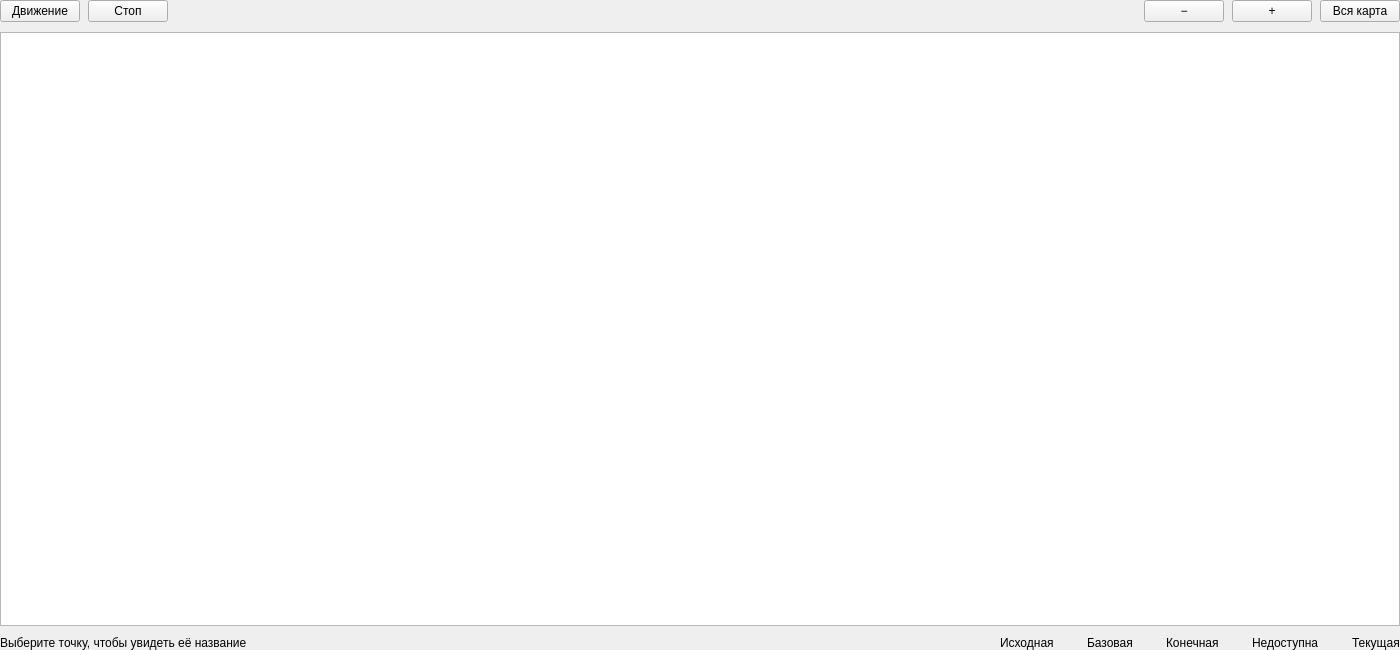
<?xml version="1.0" encoding="UTF-8"?>
<ui version="4.0">
 <class>TrajectoryMap</class>
 <widget class="QWidget" name="trajectoryMap">
  <property name="geometry">
   <rect>
    <x>0</x>
    <y>0</y>
    <width>1400</width>
    <height>650</height>
   </rect>
  </property>
  <layout class="QVBoxLayout" name="mapLayout" stretch="0,1,0">
   <property name="spacing"><number>10</number></property>
   <property name="leftMargin"><number>0</number></property>
   <property name="topMargin"><number>0</number></property>
   <property name="rightMargin"><number>0</number></property>
   <property name="bottomMargin"><number>0</number></property>
   <item>
    <layout class="QHBoxLayout" name="toolbarLayout">
     <property name="spacing"><number>8</number></property>
     <item>
      <widget class="QPushButton" name="trajectoryMoveButton">
       <property name="text"><string>Движение</string></property>
      </widget>
     </item>
     <item>
      <widget class="QPushButton" name="trajectoryStopButton">
       <property name="text"><string>Стоп</string></property>
      </widget>
     </item>
     <item>
      <spacer name="toolbarSpacer">
       <property name="orientation"><enum>Qt::Horizontal</enum></property>
       <property name="sizeHint" stdset="0">
        <size>
         <width>0</width>
         <height>0</height>
        </size>
       </property>
      </spacer>
     </item>
     <item>
      <widget class="QPushButton" name="trajectoryZoomOutButton">
       <property name="text"><string>−</string></property>
       <property name="toolTip"><string>Уменьшить масштаб</string></property>
       <property name="accessibleName"><string>Уменьшить масштаб</string></property>
      </widget>
     </item>
     <item>
      <widget class="QPushButton" name="trajectoryZoomInButton">
       <property name="text"><string>+</string></property>
       <property name="toolTip"><string>Увеличить масштаб</string></property>
       <property name="accessibleName"><string>Увеличить масштаб</string></property>
      </widget>
     </item>
     <item>
      <widget class="QPushButton" name="trajectoryFitButton">
       <property name="text"><string>Вся карта</string></property>
       <property name="toolTip"><string>Показать все точки</string></property>
       <property name="accessibleName"><string>Показать все точки</string></property>
      </widget>
     </item>
    </layout>
   </item>
   <item>
    <widget class="TrajectoryView" name="trajectoryView">
     <property name="verticalScrollBarPolicy"><enum>Qt::ScrollBarAlwaysOff</enum></property>
     <property name="horizontalScrollBarPolicy"><enum>Qt::ScrollBarAlwaysOff</enum></property>
     <property name="renderHints"><set>QPainter::Antialiasing|QPainter::TextAntialiasing</set></property>
     <property name="dragMode"><enum>QGraphicsView::ScrollHandDrag</enum></property>
     <property name="transformationAnchor"><enum>QGraphicsView::AnchorUnderMouse</enum></property>
     <property name="resizeAnchor"><enum>QGraphicsView::AnchorViewCenter</enum></property>
    </widget>
   </item>
   <item>
    <layout class="QHBoxLayout" name="footerLayout">
     <item>
      <widget class="QLabel" name="trajectoryMapStatus">
       <property name="text"><string>Выберите точку, чтобы увидеть её название</string></property>
      </widget>
     </item>
     <item>
      <spacer name="footerSpacer">
       <property name="orientation"><enum>Qt::Horizontal</enum></property>
       <property name="sizeHint" stdset="0">
        <size>
         <width>0</width>
         <height>0</height>
        </size>
       </property>
      </spacer>
     </item>
     <item>
      <layout class="QHBoxLayout" name="legendLayout">
       <property name="spacing"><number>18</number></property>
       <item>
        <layout class="QHBoxLayout" name="homeLegendLayout">
         <property name="spacing"><number>8</number></property>
         <item alignment="Qt::AlignVCenter">
          <widget class="QLabel" name="homeLegendMarker">
           <property name="legendKind" stdset="0"><string notr="true">home</string></property>
          </widget>
         </item>
         <item>
          <widget class="QLabel" name="homeLegendLabel">
           <property name="mapLegendLabel" stdset="0"><bool>true</bool></property>
           <property name="text"><string>Исходная</string></property>
          </widget>
         </item>
        </layout>
       </item>
       <item>
        <layout class="QHBoxLayout" name="baseLegendLayout">
         <property name="spacing"><number>8</number></property>
         <item alignment="Qt::AlignVCenter">
          <widget class="QLabel" name="baseLegendMarker">
           <property name="legendKind" stdset="0"><string notr="true">base</string></property>
          </widget>
         </item>
         <item>
          <widget class="QLabel" name="baseLegendLabel">
           <property name="mapLegendLabel" stdset="0"><bool>true</bool></property>
           <property name="text"><string>Базовая</string></property>
          </widget>
         </item>
        </layout>
       </item>
       <item>
        <layout class="QHBoxLayout" name="endpointLegendLayout">
         <property name="spacing"><number>8</number></property>
         <item alignment="Qt::AlignVCenter">
          <widget class="QLabel" name="endpointLegendMarker">
           <property name="legendKind" stdset="0"><string notr="true">endpoint</string></property>
          </widget>
         </item>
         <item>
          <widget class="QLabel" name="endpointLegendLabel">
           <property name="mapLegendLabel" stdset="0"><bool>true</bool></property>
           <property name="text"><string>Конечная</string></property>
          </widget>
         </item>
        </layout>
       </item>
       <item>
        <layout class="QHBoxLayout" name="blockedLegendLayout">
         <property name="spacing"><number>8</number></property>
         <item alignment="Qt::AlignVCenter">
          <widget class="QLabel" name="blockedLegendMarker">
           <property name="legendKind" stdset="0"><string notr="true">blocked</string></property>
          </widget>
         </item>
         <item>
          <widget class="QLabel" name="blockedLegendLabel">
           <property name="mapLegendLabel" stdset="0"><bool>true</bool></property>
           <property name="text"><string>Недоступна</string></property>
          </widget>
         </item>
        </layout>
       </item>
       <item>
        <layout class="QHBoxLayout" name="currentLegendLayout">
         <property name="spacing"><number>8</number></property>
         <item alignment="Qt::AlignVCenter">
          <widget class="QLabel" name="currentLegendMarker">
           <property name="legendKind" stdset="0"><string notr="true">current</string></property>
          </widget>
         </item>
         <item>
          <widget class="QLabel" name="currentLegendLabel">
           <property name="mapLegendLabel" stdset="0"><bool>true</bool></property>
           <property name="text"><string>Текущая</string></property>
          </widget>
         </item>
        </layout>
       </item>
      </layout>
     </item>
    </layout>
   </item>
  </layout>
 </widget>
 <customwidgets>
  <customwidget>
   <class>TrajectoryView</class>
   <extends>QGraphicsView</extends>
   <header>ui.trajectory_map</header>
  </customwidget>
 </customwidgets>
 <resources/>
 <connections/>
</ui>
